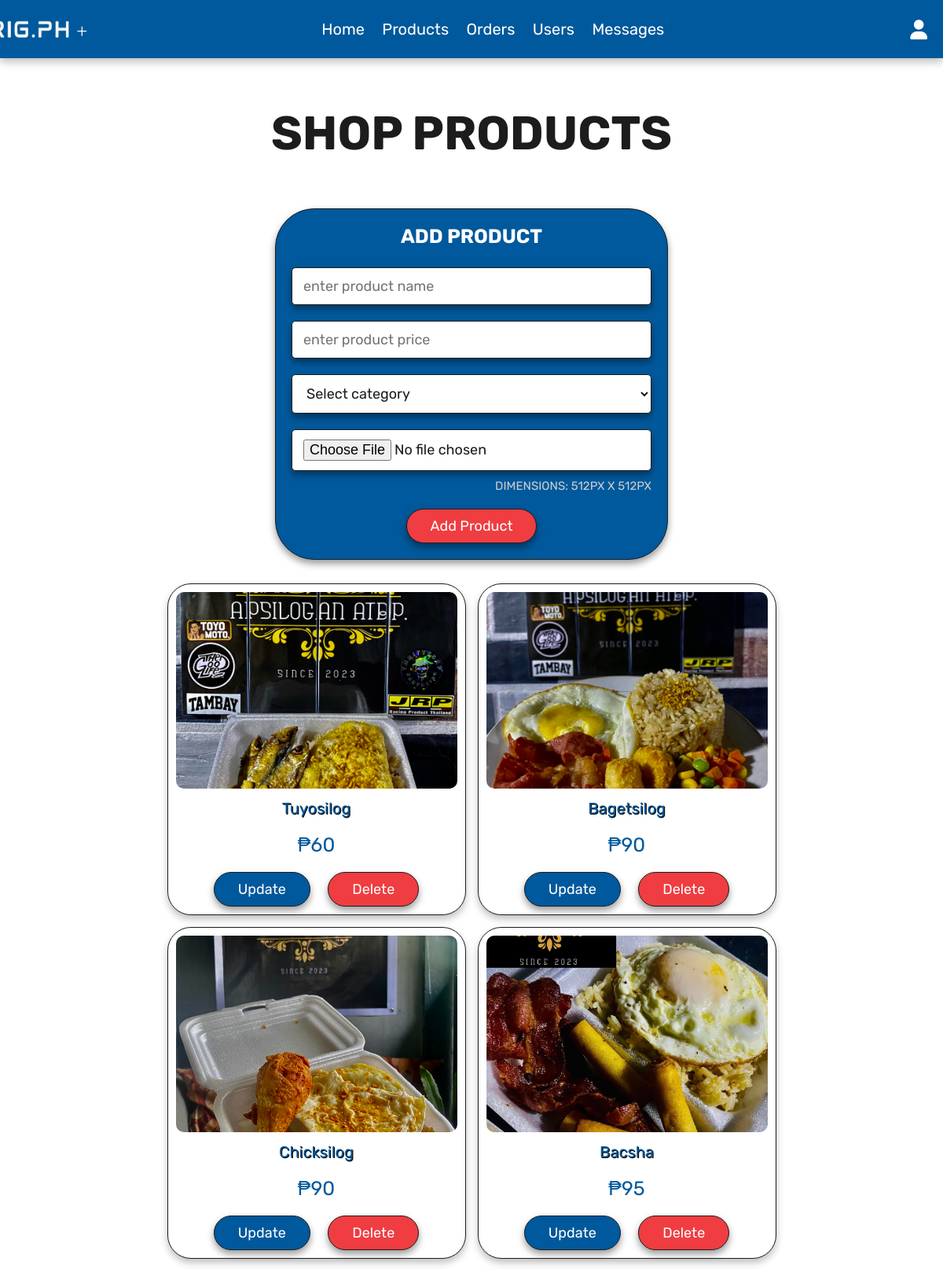
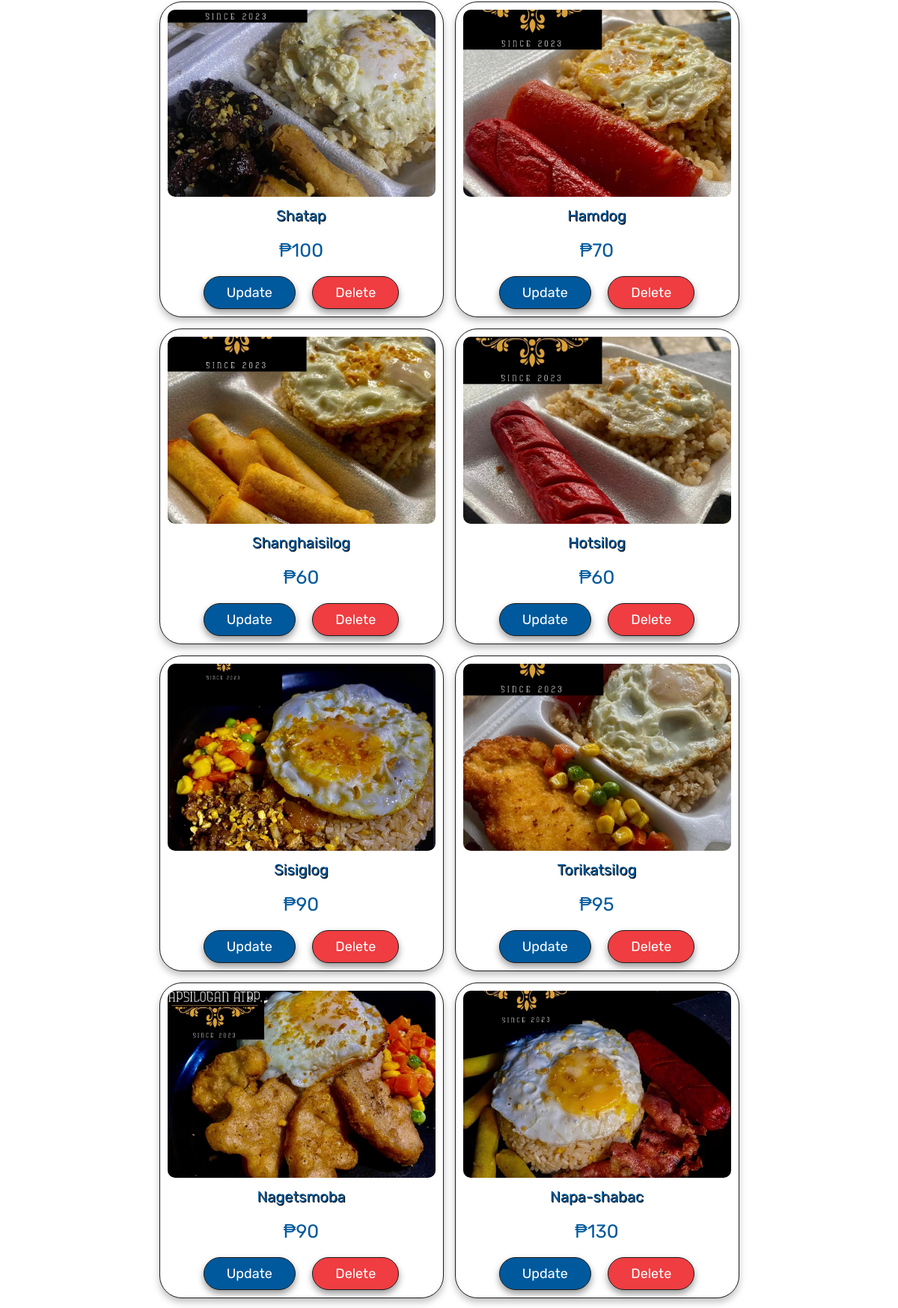
Page /admin_products.php (signed in, upper part) on the committed database (2 pictures, top to bottom).
### tables this page shows
CREATE TABLE `products` (
  `id` int(100) NOT NULL,
  `name` varchar(100) NOT NULL,
  `price` int(100) NOT NULL,
  `image` varchar(100) NOT NULL
);

### admin_products.php (the view, shortened to what this page needs)
<?php
include 'config.php';
?>
<!DOCTYPE html>
<html lang="en">
<head>
   <link rel="stylesheet" href="https://cdnjs.cloudflare.com/ajax/libs/font-awesome/6.0.0/css/all.min.css">
   <link rel="stylesheet" href="css/admin_styles.css">
</head>
<body>
<?php include 'admin_header.php'; ?>
<section class="add-products">
   <h1 class="title">shop products</h1>
   <form action="" method="post" enctype="multipart/form-data">
      <h3>add product</h3>
      <input type="text" name="name" class="box" placeholder="enter product name" required>
      <input type="number" min="0" name="price" class="box" placeholder="enter product price" required>
      <select name="category" class="box" required>
         <option value="" disabled selected>Select category</option>
      </select>
      <input type="file" name="image" accept="image/jpg, image/jpeg, image/png" class="box" required>
      <p>Dimensions: 512px x 512px</p>
      <input type="submit" value="add product" name="add_product" class="btn">
   </form>
</section>
<section class="show-products">
   <div class="box-container">
      <?php
         $select_products = mysqli_query($conn, "SELECT * FROM `products`") or die('query failed');
         if(mysqli_num_rows($select_products) > 0){
            while($fetch_products = mysqli_fetch_assoc($select_products)){
      ?>
      <div class="box">
         <img src="uploaded_img/<?php echo $fetch_products['image']; ?>" alt="" class="product-image" data-full="uploaded_img/<?php echo $fetch_products['image']; ?>">
         <div class="name"><?php echo $fetch_products['name']; ?></div>
         <div class="price">₱<?php echo $fetch_products['price']; ?></div>
         <a href="admin_products.php?update=<?php echo $fetch_products['id']; ?>" class="option-btn">update</a>
         <a href="admin_products.php?delete=<?php echo $fetch_products['id']; ?>" class="delete-btn" onclick="return confirm('delete this product?');">delete</a>
      </div>
      <?php
         }
      }else{
         echo '<p class="empty">no products added yet!</p>';
      }
      ?>
   </div>
</section>
</body>
</html>

### admin_header.php (shortened to what this page needs)
<header class="header">
   <div class="flex">
   <a href="admin_page.php" class="logo">
            <img class = "logopic" src="images/RIGWhite.png">+</a>
      <nav class="navbar">
         <a href="admin_page.php">Home</a>
         <a href="admin_products.php">Products</a>
         <a href="admin_orders.php">Orders</a>
         <a href="admin_users.php">Users</a>
         <a href="admin_contacts.php">Messages</a>
      </nav>
      <div class="icons">
         <div id="user-btn" class="fas fa-user"></div>
      </div>
   </div>
</header>

### css/admin_styles.css (style rules this page uses)
:root { --red:#ef3d41; --mainy: #ffff00; --orange:#f39c12; --light-color:#666; --light-white:#ccc; --black:#1c1c1c; --third: #ffffff; --sub: #ffffff; --main: #00599c; --border:.1rem solid var(--black); --box-shadow:0 .5rem 1rem rgba(0,0,0, .25); --shadow-more:0 .5rem 1rem rgba(0,0,0, .4); --shadow-most:0 .5rem 1rem rgba(0,0,0, 2); --text-shadow: .1rem .1rem rgba(0,0,0, 2); }
* { font-family: 'Rubik', sans-serif; margin:0; padding:0; box-sizing: border-box; outline: none; border:none; text-decoration: none; transition:all .2s linear; }
html { font-size: 62.5%; overflow-x: hidden; }
body { background-color: var(--sub); }
section { padding:3rem 2rem; }
.title { text-align: center; margin-top: 3rem; margin-bottom: 6rem; text-transform: uppercase; color:var(--black); font-size: 6rem; }
.btn, .option-btn, .delete-btn, .white-btn { display: inline-block; margin-top: 1rem; padding:1rem 3rem; cursor: pointer; color:var(--sub); font-size: 1.8rem; border-radius: 3rem; text-transform: capitalize; box-shadow: var(--shadow-more); border:var(--border); margin-left: 1rem; margin-right: 1rem; }
.white-btn, .btn { background-color: var(--red); }
.option-btn { background-color: var(--main); }
.delete-btn { background-color: var(--red); }
.header { position: sticky; top:0; left:0; right:0; z-index: 1000; background-color: var(--main); box-shadow: var(--box-shadow); }
.header .flex { display: flex; align-items: center; padding:2rem; justify-content: space-between; position: relative; max-width: 1200px; margin:0 auto; }
.header .flex .logo { font-family: lady; font-size: 2.5rem; color:var(--sub); }
.header .flex .navbar a { margin:0 1rem; font-size: 2rem; color:var(--third); }
.header .flex .icons div { margin-left: 1.5rem; font-size: 2.5rem; cursor: pointer; color:var(--third); }
.logopic { height: 35px; margin-bottom: -7px; margin-left: -40px; }
.add-products form { background-color: var(--main); border-radius: 5rem; padding:2rem; text-align: center; box-shadow: var(--shadow-more); border:var(--border); max-width: 50rem; margin:0 auto; }
.add-products form h3 { font-size: 2.5rem; text-transform: uppercase; color:var(--sub); margin-bottom: 1.5rem; }
.add-products form .box { width: 100%; background-color: var(--sub); border-radius: .5rem; margin:1rem 0; padding:1.2rem 1.4rem; color:var(--black); font-size: 1.8rem; border:var(--border); box-shadow: var(--shadow-more); }
.add-products form p { font-size: 1.5rem; text-transform: uppercase; color:var(--light-white); text-align: right; margin-bottom: 1rem; }
.show-products .box-container { display: grid; grid-template-columns: repeat(auto-fit, 38rem); justify-content: center; gap:1.5rem; max-width: 1200px; margin:0 auto; align-items: flex-start; }
.show-products { padding-top: 0; }
.show-products .box-container .box { text-align: center; padding:1rem; border-radius: 3rem; border:var(--border); box-shadow: var(--box-shadow); background-color: var(--sub); }
.show-products .box-container .box img { width: 100%; height: 250px; object-fit: cover; border-radius: 10px; }
.show-products .box-container .box .name { padding:1rem 0; font-size: 2rem; color:var(--main); text-shadow: var(--text-shadow); }
.show-products .box-container .box .price { padding:1rem 0; font-size: 2.5rem; color:var(--main); }

### rows in the picture
products: image (picture), name "Tuyosilog", price "60"
products: image (picture), name "Bagetsilog", price "90"
products: image (picture), name "Chicksilog", price "90"
products: image (picture), name "Bacsha", price "95"
products: image (picture), name "Shatap", price "100"
products: image (picture), name "Hamdog", price "70"
products: image (picture), name "Shanghaisilog", price "60"
products: image (picture), name "Hotsilog", price "60"
products: image (picture), name "Sisiglog", price "90"
products: image (picture), name "Torikatsilog", price "95"
products: image (picture), name "Nagetsmoba", price "90"
products: image (picture), name "Napa-shabac", price "130"
